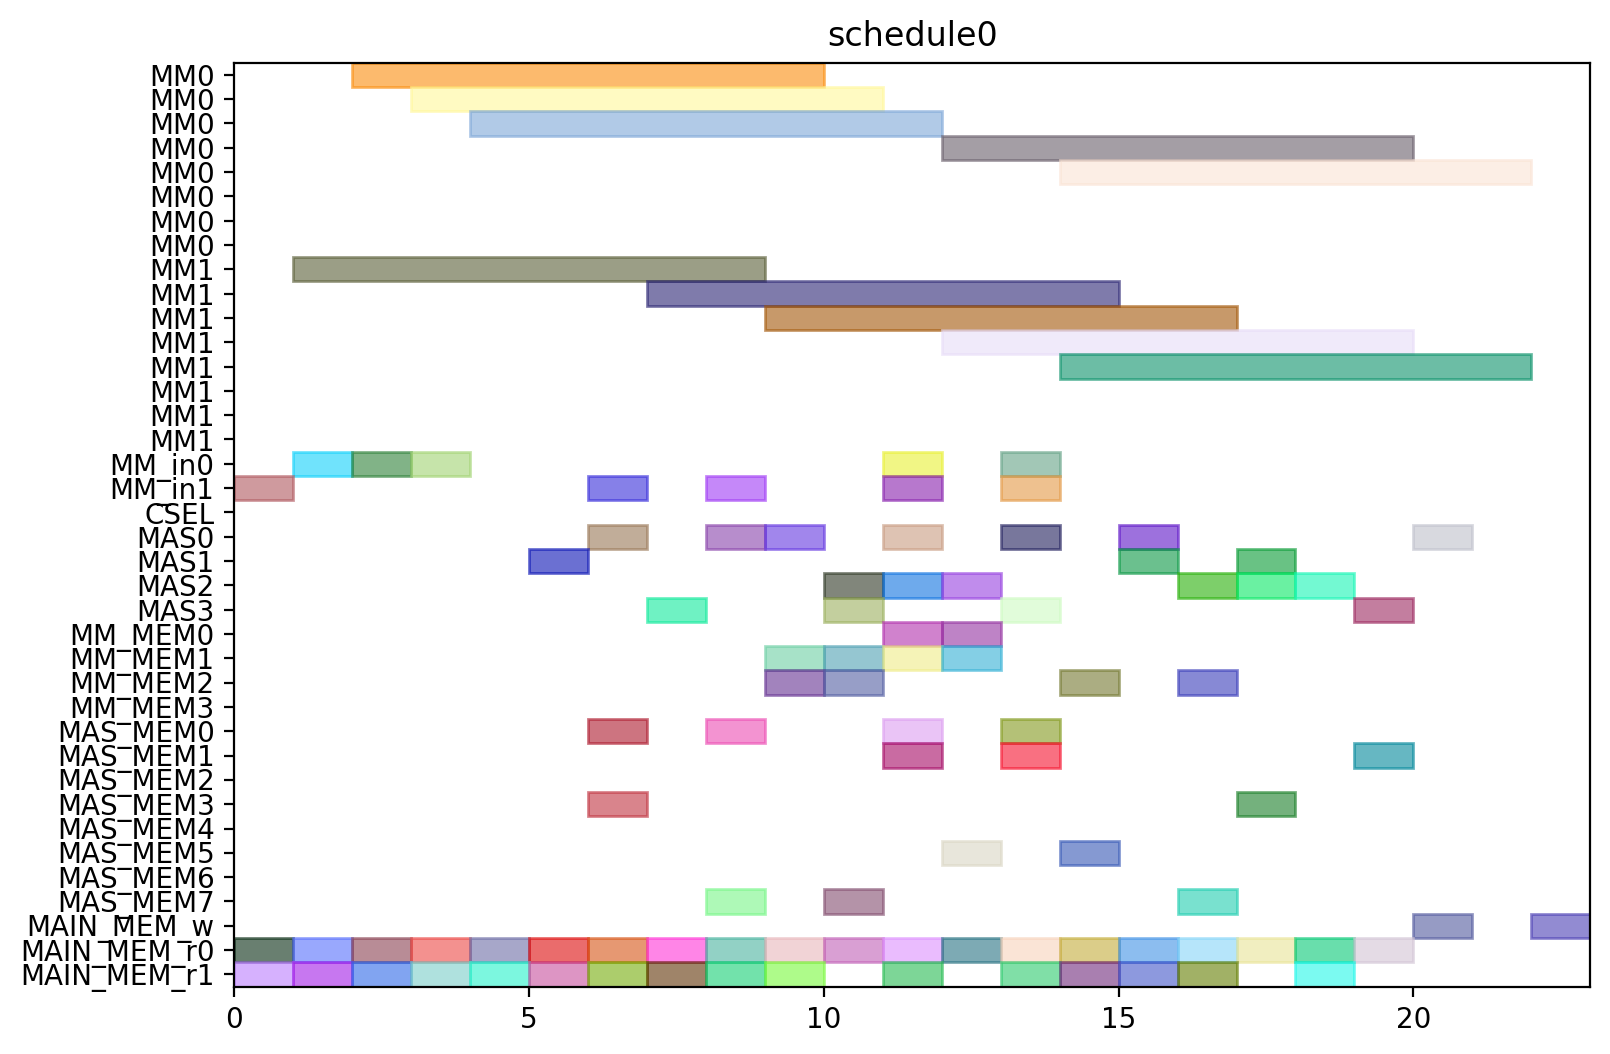

Write the Python code that produced this figure.
from pyschedule import Scenario, solvers, plotters, alt


def solve():
	horizon = 120
	S = Scenario("schedule0", horizon=horizon)

	# resource
	MM = S.Resources('MM', num=2, size=8)
	MM_in = S.Resources('MM_in', num=2)
	CSEL = S.Resource('CSEL')
	MAS = S.Resources('MAS', num=4, size=1, periods=range(1, horizon))
	MM_MEM = S.Resources('MM_MEM', num=4)
	MAS_MEM = S.Resources('MAS_MEM', num=8)
	MAIN_MEM_w = S.Resource('MAIN_MEM_w', size=1)
	MAIN_MEM_r = S.Resources('MAIN_MEM_r', num=2)

	# result of previous scheduling

	# new tasks
	t0_t0 = S.Task('t0_t0', length=8, delay_cost=1)
	t0_t0 += alt(MM)
	t0_t0_in = S.Task('t0_t0_in', length=1, delay_cost=1)
	t0_t0_in += alt(MM_in)
	S += t0_t0_in*MM_in[0]<=t0_t0*MM[0]
	S += t0_t0_in*MM_in[1]<=t0_t0*MM[1]
	t0_t0_mem0 = S.Task('t0_t0_mem0', length=1, delay_cost=1)
	t0_t0_mem0 += MAIN_MEM_r[0]
	S += t0_t0_mem0 <= t0_t0

	t0_t0_mem1 = S.Task('t0_t0_mem1', length=1, delay_cost=1)
	t0_t0_mem1 += MAIN_MEM_r[1]
	S += t0_t0_mem1 <= t0_t0

	t0_t1 = S.Task('t0_t1', length=8, delay_cost=1)
	t0_t1 += alt(MM)
	t0_t1_in = S.Task('t0_t1_in', length=1, delay_cost=1)
	t0_t1_in += alt(MM_in)
	S += t0_t1_in*MM_in[0]<=t0_t1*MM[0]
	S += t0_t1_in*MM_in[1]<=t0_t1*MM[1]
	t0_t1_mem0 = S.Task('t0_t1_mem0', length=1, delay_cost=1)
	t0_t1_mem0 += MAIN_MEM_r[0]
	S += t0_t1_mem0 <= t0_t1

	t0_t1_mem1 = S.Task('t0_t1_mem1', length=1, delay_cost=1)
	t0_t1_mem1 += MAIN_MEM_r[1]
	S += t0_t1_mem1 <= t0_t1

	t0_t2 = S.Task('t0_t2', length=1, delay_cost=1)
	t0_t2 += alt(MAS)
	t0_t2_mem0 = S.Task('t0_t2_mem0', length=1, delay_cost=1)
	t0_t2_mem0 += MAIN_MEM_r[0]
	S += t0_t2_mem0 <= t0_t2

	t0_t2_mem1 = S.Task('t0_t2_mem1', length=1, delay_cost=1)
	t0_t2_mem1 += MAIN_MEM_r[1]
	S += t0_t2_mem1 <= t0_t2

	t0_t3 = S.Task('t0_t3', length=1, delay_cost=1)
	t0_t3 += alt(MAS)
	t0_t3_mem0 = S.Task('t0_t3_mem0', length=1, delay_cost=1)
	t0_t3_mem0 += MAIN_MEM_r[0]
	S += t0_t3_mem0 <= t0_t3

	t0_t3_mem1 = S.Task('t0_t3_mem1', length=1, delay_cost=1)
	t0_t3_mem1 += MAIN_MEM_r[1]
	S += t0_t3_mem1 <= t0_t3

	t2_t0 = S.Task('t2_t0', length=8, delay_cost=1)
	t2_t0 += alt(MM)
	t2_t0_in = S.Task('t2_t0_in', length=1, delay_cost=1)
	t2_t0_in += alt(MM_in)
	S += t2_t0_in*MM_in[0]<=t2_t0*MM[0]
	S += t2_t0_in*MM_in[1]<=t2_t0*MM[1]
	t2_t0_mem0 = S.Task('t2_t0_mem0', length=1, delay_cost=1)
	t2_t0_mem0 += MAIN_MEM_r[0]
	S += t2_t0_mem0 <= t2_t0

	t2_t0_mem1 = S.Task('t2_t0_mem1', length=1, delay_cost=1)
	t2_t0_mem1 += MAIN_MEM_r[1]
	S += t2_t0_mem1 <= t2_t0

	t2_t1 = S.Task('t2_t1', length=8, delay_cost=1)
	t2_t1 += alt(MM)
	t2_t1_in = S.Task('t2_t1_in', length=1, delay_cost=1)
	t2_t1_in += alt(MM_in)
	S += t2_t1_in*MM_in[0]<=t2_t1*MM[0]
	S += t2_t1_in*MM_in[1]<=t2_t1*MM[1]
	t2_t1_mem0 = S.Task('t2_t1_mem0', length=1, delay_cost=1)
	t2_t1_mem0 += MAIN_MEM_r[0]
	S += t2_t1_mem0 <= t2_t1

	t2_t1_mem1 = S.Task('t2_t1_mem1', length=1, delay_cost=1)
	t2_t1_mem1 += MAIN_MEM_r[1]
	S += t2_t1_mem1 <= t2_t1

	t2_t2 = S.Task('t2_t2', length=1, delay_cost=1)
	t2_t2 += alt(MAS)
	t2_t2_mem0 = S.Task('t2_t2_mem0', length=1, delay_cost=1)
	t2_t2_mem0 += MAIN_MEM_r[0]
	S += t2_t2_mem0 <= t2_t2

	t2_t2_mem1 = S.Task('t2_t2_mem1', length=1, delay_cost=1)
	t2_t2_mem1 += MAIN_MEM_r[1]
	S += t2_t2_mem1 <= t2_t2

	t2_t3 = S.Task('t2_t3', length=1, delay_cost=1)
	t2_t3 += alt(MAS)
	t2_t3_mem0 = S.Task('t2_t3_mem0', length=1, delay_cost=1)
	t2_t3_mem0 += MAIN_MEM_r[0]
	S += t2_t3_mem0 <= t2_t3

	t2_t3_mem1 = S.Task('t2_t3_mem1', length=1, delay_cost=1)
	t2_t3_mem1 += MAIN_MEM_r[1]
	S += t2_t3_mem1 <= t2_t3

	t7_t2 = S.Task('t7_t2', length=1, delay_cost=1)
	t7_t2 += alt(MAS)
	t7_t2_mem0 = S.Task('t7_t2_mem0', length=1, delay_cost=1)
	t7_t2_mem0 += MAIN_MEM_r[0]
	S += t7_t2_mem0 <= t7_t2

	t7_t2_mem1 = S.Task('t7_t2_mem1', length=1, delay_cost=1)
	t7_t2_mem1 += MAIN_MEM_r[1]
	S += t7_t2_mem1 <= t7_t2

	t9_t2 = S.Task('t9_t2', length=1, delay_cost=1)
	t9_t2 += alt(MAS)
	t9_t2_mem0 = S.Task('t9_t2_mem0', length=1, delay_cost=1)
	t9_t2_mem0 += MAIN_MEM_r[0]
	S += t9_t2_mem0 <= t9_t2

	t9_t2_mem1 = S.Task('t9_t2_mem1', length=1, delay_cost=1)
	t9_t2_mem1 += MAIN_MEM_r[1]
	S += t9_t2_mem1 <= t9_t2

	t14_t2 = S.Task('t14_t2', length=1, delay_cost=1)
	t14_t2 += alt(MAS)
	t14_t2_mem0 = S.Task('t14_t2_mem0', length=1, delay_cost=1)
	t14_t2_mem0 += MAIN_MEM_r[0]
	S += t14_t2_mem0 <= t14_t2

	t14_t2_mem1 = S.Task('t14_t2_mem1', length=1, delay_cost=1)
	t14_t2_mem1 += MAIN_MEM_r[1]
	S += t14_t2_mem1 <= t14_t2

	new_TZ_t2 = S.Task('new_TZ_t2', length=1, delay_cost=1)
	new_TZ_t2 += alt(MAS)
	new_TZ_t2_mem0 = S.Task('new_TZ_t2_mem0', length=1, delay_cost=1)
	new_TZ_t2_mem0 += MAIN_MEM_r[0]
	S += new_TZ_t2_mem0 <= new_TZ_t2

	new_TZ_t2_mem1 = S.Task('new_TZ_t2_mem1', length=1, delay_cost=1)
	new_TZ_t2_mem1 += MAIN_MEM_r[1]
	S += new_TZ_t2_mem1 <= new_TZ_t2

	t16_t2 = S.Task('t16_t2', length=1, delay_cost=1)
	t16_t2 += alt(MAS)
	t16_t2_mem0 = S.Task('t16_t2_mem0', length=1, delay_cost=1)
	t16_t2_mem0 += MAIN_MEM_r[0]
	S += t16_t2_mem0 <= t16_t2

	t16_t2_mem1 = S.Task('t16_t2_mem1', length=1, delay_cost=1)
	t16_t2_mem1 += MAIN_MEM_r[1]
	S += t16_t2_mem1 <= t16_t2

	t17_t2 = S.Task('t17_t2', length=1, delay_cost=1)
	t17_t2 += alt(MAS)
	t17_t2_mem0 = S.Task('t17_t2_mem0', length=1, delay_cost=1)
	t17_t2_mem0 += MAIN_MEM_r[0]
	S += t17_t2_mem0 <= t17_t2

	t17_t2_mem1 = S.Task('t17_t2_mem1', length=1, delay_cost=1)
	t17_t2_mem1 += MAIN_MEM_r[1]
	S += t17_t2_mem1 <= t17_t2

	t0_t4 = S.Task('t0_t4', length=8, delay_cost=1)
	t0_t4 += alt(MM)
	t0_t4_in = S.Task('t0_t4_in', length=1, delay_cost=1)
	t0_t4_in += alt(MM_in)
	S += t0_t4_in*MM_in[0]<=t0_t4*MM[0]
	S += t0_t4_in*MM_in[1]<=t0_t4*MM[1]
	t0_t4_mem0 = S.Task('t0_t4_mem0', length=1, delay_cost=1)
	t0_t4_mem0 += alt(MAS_MEM)
	S += (t0_t2*MAS[0])-1 < t0_t4_mem0*MAS_MEM[0]
	S += (t0_t2*MAS[1])-1 < t0_t4_mem0*MAS_MEM[2]
	S += (t0_t2*MAS[2])-1 < t0_t4_mem0*MAS_MEM[4]
	S += (t0_t2*MAS[3])-1 < t0_t4_mem0*MAS_MEM[6]
	S += t0_t4_mem0 <= t0_t4

	t0_t4_mem1 = S.Task('t0_t4_mem1', length=1, delay_cost=1)
	t0_t4_mem1 += alt(MAS_MEM)
	S += (t0_t3*MAS[0])-1 < t0_t4_mem1*MAS_MEM[1]
	S += (t0_t3*MAS[1])-1 < t0_t4_mem1*MAS_MEM[3]
	S += (t0_t3*MAS[2])-1 < t0_t4_mem1*MAS_MEM[5]
	S += (t0_t3*MAS[3])-1 < t0_t4_mem1*MAS_MEM[7]
	S += t0_t4_mem1 <= t0_t4

	t00 = S.Task('t00', length=1, delay_cost=1)
	t00 += alt(MAS)
	t00_mem0 = S.Task('t00_mem0', length=1, delay_cost=1)
	t00_mem0 += alt(MM_MEM)
	S += (t0_t0*MM[0])-1 < t00_mem0*MM_MEM[0]
	S += (t0_t0*MM[1])-1 < t00_mem0*MM_MEM[2]
	S += t00_mem0 <= t00

	t00_mem1 = S.Task('t00_mem1', length=1, delay_cost=1)
	t00_mem1 += alt(MM_MEM)
	S += (t0_t1*MM[0])-1 < t00_mem1*MM_MEM[1]
	S += (t0_t1*MM[1])-1 < t00_mem1*MM_MEM[3]
	S += t00_mem1 <= t00

	t0_t5 = S.Task('t0_t5', length=1, delay_cost=1)
	t0_t5 += alt(MAS)
	t0_t5_mem0 = S.Task('t0_t5_mem0', length=1, delay_cost=1)
	t0_t5_mem0 += alt(MM_MEM)
	S += (t0_t0*MM[0])-1 < t0_t5_mem0*MM_MEM[0]
	S += (t0_t0*MM[1])-1 < t0_t5_mem0*MM_MEM[2]
	S += t0_t5_mem0 <= t0_t5

	t0_t5_mem1 = S.Task('t0_t5_mem1', length=1, delay_cost=1)
	t0_t5_mem1 += alt(MM_MEM)
	S += (t0_t1*MM[0])-1 < t0_t5_mem1*MM_MEM[1]
	S += (t0_t1*MM[1])-1 < t0_t5_mem1*MM_MEM[3]
	S += t0_t5_mem1 <= t0_t5

	t2_t4 = S.Task('t2_t4', length=8, delay_cost=1)
	t2_t4 += alt(MM)
	t2_t4_in = S.Task('t2_t4_in', length=1, delay_cost=1)
	t2_t4_in += alt(MM_in)
	S += t2_t4_in*MM_in[0]<=t2_t4*MM[0]
	S += t2_t4_in*MM_in[1]<=t2_t4*MM[1]
	t2_t4_mem0 = S.Task('t2_t4_mem0', length=1, delay_cost=1)
	t2_t4_mem0 += alt(MAS_MEM)
	S += (t2_t2*MAS[0])-1 < t2_t4_mem0*MAS_MEM[0]
	S += (t2_t2*MAS[1])-1 < t2_t4_mem0*MAS_MEM[2]
	S += (t2_t2*MAS[2])-1 < t2_t4_mem0*MAS_MEM[4]
	S += (t2_t2*MAS[3])-1 < t2_t4_mem0*MAS_MEM[6]
	S += t2_t4_mem0 <= t2_t4

	t2_t4_mem1 = S.Task('t2_t4_mem1', length=1, delay_cost=1)
	t2_t4_mem1 += alt(MAS_MEM)
	S += (t2_t3*MAS[0])-1 < t2_t4_mem1*MAS_MEM[1]
	S += (t2_t3*MAS[1])-1 < t2_t4_mem1*MAS_MEM[3]
	S += (t2_t3*MAS[2])-1 < t2_t4_mem1*MAS_MEM[5]
	S += (t2_t3*MAS[3])-1 < t2_t4_mem1*MAS_MEM[7]
	S += t2_t4_mem1 <= t2_t4

	t20 = S.Task('t20', length=1, delay_cost=1)
	t20 += alt(MAS)
	t20_mem0 = S.Task('t20_mem0', length=1, delay_cost=1)
	t20_mem0 += alt(MM_MEM)
	S += (t2_t0*MM[0])-1 < t20_mem0*MM_MEM[0]
	S += (t2_t0*MM[1])-1 < t20_mem0*MM_MEM[2]
	S += t20_mem0 <= t20

	t20_mem1 = S.Task('t20_mem1', length=1, delay_cost=1)
	t20_mem1 += alt(MM_MEM)
	S += (t2_t1*MM[0])-1 < t20_mem1*MM_MEM[1]
	S += (t2_t1*MM[1])-1 < t20_mem1*MM_MEM[3]
	S += t20_mem1 <= t20

	t2_t5 = S.Task('t2_t5', length=1, delay_cost=1)
	t2_t5 += alt(MAS)
	t2_t5_mem0 = S.Task('t2_t5_mem0', length=1, delay_cost=1)
	t2_t5_mem0 += alt(MM_MEM)
	S += (t2_t0*MM[0])-1 < t2_t5_mem0*MM_MEM[0]
	S += (t2_t0*MM[1])-1 < t2_t5_mem0*MM_MEM[2]
	S += t2_t5_mem0 <= t2_t5

	t2_t5_mem1 = S.Task('t2_t5_mem1', length=1, delay_cost=1)
	t2_t5_mem1 += alt(MM_MEM)
	S += (t2_t1*MM[0])-1 < t2_t5_mem1*MM_MEM[1]
	S += (t2_t1*MM[1])-1 < t2_t5_mem1*MM_MEM[3]
	S += t2_t5_mem1 <= t2_t5

	t01 = S.Task('t01', length=1, delay_cost=1)
	t01 += alt(MAS)
	t01_mem0 = S.Task('t01_mem0', length=1, delay_cost=1)
	t01_mem0 += alt(MM_MEM)
	S += (t0_t4*MM[0])-1 < t01_mem0*MM_MEM[0]
	S += (t0_t4*MM[1])-1 < t01_mem0*MM_MEM[2]
	S += t01_mem0 <= t01

	t01_mem1 = S.Task('t01_mem1', length=1, delay_cost=1)
	t01_mem1 += alt(MAS_MEM)
	S += (t0_t5*MAS[0])-1 < t01_mem1*MAS_MEM[1]
	S += (t0_t5*MAS[1])-1 < t01_mem1*MAS_MEM[3]
	S += (t0_t5*MAS[2])-1 < t01_mem1*MAS_MEM[5]
	S += (t0_t5*MAS[3])-1 < t01_mem1*MAS_MEM[7]
	S += t01_mem1 <= t01

	t10 = S.Task('t10', length=1, delay_cost=1)
	t10 += alt(MAS)
	t10_mem0 = S.Task('t10_mem0', length=1, delay_cost=1)
	t10_mem0 += MAIN_MEM_r[0]
	S += t10_mem0 <= t10

	t10_mem1 = S.Task('t10_mem1', length=1, delay_cost=1)
	t10_mem1 += alt(MAS_MEM)
	S += (t00*MAS[0])-1 < t10_mem1*MAS_MEM[1]
	S += (t00*MAS[1])-1 < t10_mem1*MAS_MEM[3]
	S += (t00*MAS[2])-1 < t10_mem1*MAS_MEM[5]
	S += (t00*MAS[3])-1 < t10_mem1*MAS_MEM[7]
	S += t10_mem1 <= t10

	t21 = S.Task('t21', length=1, delay_cost=1)
	t21 += alt(MAS)
	t21_mem0 = S.Task('t21_mem0', length=1, delay_cost=1)
	t21_mem0 += alt(MM_MEM)
	S += (t2_t4*MM[0])-1 < t21_mem0*MM_MEM[0]
	S += (t2_t4*MM[1])-1 < t21_mem0*MM_MEM[2]
	S += t21_mem0 <= t21

	t21_mem1 = S.Task('t21_mem1', length=1, delay_cost=1)
	t21_mem1 += alt(MAS_MEM)
	S += (t2_t5*MAS[0])-1 < t21_mem1*MAS_MEM[1]
	S += (t2_t5*MAS[1])-1 < t21_mem1*MAS_MEM[3]
	S += (t2_t5*MAS[2])-1 < t21_mem1*MAS_MEM[5]
	S += (t2_t5*MAS[3])-1 < t21_mem1*MAS_MEM[7]
	S += t21_mem1 <= t21

	t30 = S.Task('t30', length=1, delay_cost=1)
	t30 += alt(MAS)
	t30_mem0 = S.Task('t30_mem0', length=1, delay_cost=1)
	t30_mem0 += MAIN_MEM_r[0]
	S += t30_mem0 <= t30

	t30_mem1 = S.Task('t30_mem1', length=1, delay_cost=1)
	t30_mem1 += alt(MAS_MEM)
	S += (t20*MAS[0])-1 < t30_mem1*MAS_MEM[1]
	S += (t20*MAS[1])-1 < t30_mem1*MAS_MEM[3]
	S += (t20*MAS[2])-1 < t30_mem1*MAS_MEM[5]
	S += (t20*MAS[3])-1 < t30_mem1*MAS_MEM[7]
	S += t30_mem1 <= t30

	t11 = S.Task('t11', length=1, delay_cost=1)
	t11 += alt(MAS)
	t11_mem0 = S.Task('t11_mem0', length=1, delay_cost=1)
	t11_mem0 += MAIN_MEM_r[0]
	S += t11_mem0 <= t11

	t11_mem1 = S.Task('t11_mem1', length=1, delay_cost=1)
	t11_mem1 += alt(MAS_MEM)
	S += (t01*MAS[0])-1 < t11_mem1*MAS_MEM[1]
	S += (t01*MAS[1])-1 < t11_mem1*MAS_MEM[3]
	S += (t01*MAS[2])-1 < t11_mem1*MAS_MEM[5]
	S += (t01*MAS[3])-1 < t11_mem1*MAS_MEM[7]
	S += t11_mem1 <= t11

	t31 = S.Task('t31', length=1, delay_cost=1)
	t31 += alt(MAS)
	t31_mem0 = S.Task('t31_mem0', length=1, delay_cost=1)
	t31_mem0 += MAIN_MEM_r[0]
	S += t31_mem0 <= t31

	t31_mem1 = S.Task('t31_mem1', length=1, delay_cost=1)
	t31_mem1 += alt(MAS_MEM)
	S += (t21*MAS[0])-1 < t31_mem1*MAS_MEM[1]
	S += (t21*MAS[1])-1 < t31_mem1*MAS_MEM[3]
	S += (t21*MAS[2])-1 < t31_mem1*MAS_MEM[5]
	S += (t21*MAS[3])-1 < t31_mem1*MAS_MEM[7]
	S += t31_mem1 <= t31

	c010 = S.Task('c010', length=8, delay_cost=1)
	c010 += alt(MM)
	c010_in = S.Task('c010_in', length=1, delay_cost=1)
	c010_in += alt(MM_in)
	S += c010_in*MM_in[0]<=c010*MM[0]
	S += c010_in*MM_in[1]<=c010*MM[1]
	S += 0<c010

	c010_w = S.Task('c010_w', length=1, delay_cost=1)
	c010_w += alt(MAIN_MEM_w)
	S += c010 <= c010_w

	c010_mem0 = S.Task('c010_mem0', length=1, delay_cost=1)
	c010_mem0 += alt(MAS_MEM)
	S += (t30*MAS[0])-1 < c010_mem0*MAS_MEM[0]
	S += (t30*MAS[1])-1 < c010_mem0*MAS_MEM[2]
	S += (t30*MAS[2])-1 < c010_mem0*MAS_MEM[4]
	S += (t30*MAS[3])-1 < c010_mem0*MAS_MEM[6]
	S += c010_mem0 <= c010

	c010_mem1 = S.Task('c010_mem1', length=1, delay_cost=1)
	c010_mem1 += MAIN_MEM_r[1]
	S += c010_mem1 <= c010

	c200 = S.Task('c200', length=8, delay_cost=1)
	c200 += alt(MM)
	c200_in = S.Task('c200_in', length=1, delay_cost=1)
	c200_in += alt(MM_in)
	S += c200_in*MM_in[0]<=c200*MM[0]
	S += c200_in*MM_in[1]<=c200*MM[1]
	S += 0<c200

	c200_w = S.Task('c200_w', length=1, delay_cost=1)
	c200_w += alt(MAIN_MEM_w)
	S += c200 <= c200_w

	c200_mem0 = S.Task('c200_mem0', length=1, delay_cost=1)
	c200_mem0 += alt(MAS_MEM)
	S += (t10*MAS[0])-1 < c200_mem0*MAS_MEM[0]
	S += (t10*MAS[1])-1 < c200_mem0*MAS_MEM[2]
	S += (t10*MAS[2])-1 < c200_mem0*MAS_MEM[4]
	S += (t10*MAS[3])-1 < c200_mem0*MAS_MEM[6]
	S += c200_mem0 <= c200

	c200_mem1 = S.Task('c200_mem1', length=1, delay_cost=1)
	c200_mem1 += MAIN_MEM_r[1]
	S += c200_mem1 <= c200

	t16_t0 = S.Task('t16_t0', length=8, delay_cost=1)
	t16_t0 += alt(MM)
	t16_t0_in = S.Task('t16_t0_in', length=1, delay_cost=1)
	t16_t0_in += alt(MM_in)
	S += t16_t0_in*MM_in[0]<=t16_t0*MM[0]
	S += t16_t0_in*MM_in[1]<=t16_t0*MM[1]
	t16_t0_mem0 = S.Task('t16_t0_mem0', length=1, delay_cost=1)
	t16_t0_mem0 += MAIN_MEM_r[0]
	S += t16_t0_mem0 <= t16_t0

	t16_t0_mem1 = S.Task('t16_t0_mem1', length=1, delay_cost=1)
	t16_t0_mem1 += alt(MAS_MEM)
	S += (t30*MAS[0])-1 < t16_t0_mem1*MAS_MEM[1]
	S += (t30*MAS[1])-1 < t16_t0_mem1*MAS_MEM[3]
	S += (t30*MAS[2])-1 < t16_t0_mem1*MAS_MEM[5]
	S += (t30*MAS[3])-1 < t16_t0_mem1*MAS_MEM[7]
	S += t16_t0_mem1 <= t16_t0

	t17_t0 = S.Task('t17_t0', length=8, delay_cost=1)
	t17_t0 += alt(MM)
	t17_t0_in = S.Task('t17_t0_in', length=1, delay_cost=1)
	t17_t0_in += alt(MM_in)
	S += t17_t0_in*MM_in[0]<=t17_t0*MM[0]
	S += t17_t0_in*MM_in[1]<=t17_t0*MM[1]
	t17_t0_mem0 = S.Task('t17_t0_mem0', length=1, delay_cost=1)
	t17_t0_mem0 += MAIN_MEM_r[0]
	S += t17_t0_mem0 <= t17_t0

	t17_t0_mem1 = S.Task('t17_t0_mem1', length=1, delay_cost=1)
	t17_t0_mem1 += alt(MAS_MEM)
	S += (t10*MAS[0])-1 < t17_t0_mem1*MAS_MEM[1]
	S += (t10*MAS[1])-1 < t17_t0_mem1*MAS_MEM[3]
	S += (t10*MAS[2])-1 < t17_t0_mem1*MAS_MEM[5]
	S += (t10*MAS[3])-1 < t17_t0_mem1*MAS_MEM[7]
	S += t17_t0_mem1 <= t17_t0

	solvers.mip.solve(S,msg=1,kind='CPLEX',ratio_gap=1.01)

	solution = [['hoge']*len(S.solution()[1]) for i in range(len(S.solution()))]
	for i in range(len(S.solution())):
		for j in range(len(S.solution()[i])):
			solution[i][j]=str(S.solution()[i][j])
	print(solution)

	cycles = int(solution[-1][3])

	pic_file_name = "/home/mfukuda/ABE/multiRAM_multiMAS_16mux/scheduling_result/stage8MM2_stage1MAS4/EP2_ADD_w_EVAL/schedule0.png"
	if(S.solution() != []):
		plotters.matplotlib.plot(S,img_filename=pic_file_name, show_task_labels=False, fig_size=(cycles*0.25+3, 6))

	return solution
